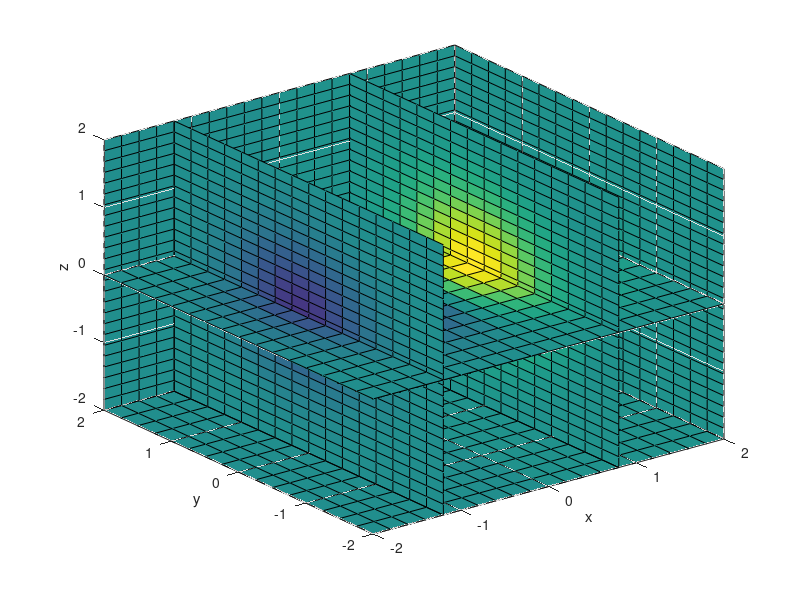

Here is the MATLAB script that generated this plot: (Note: this script raises an error after producing the figure.)
z = peaks(25);
figure
mesh(z)
pause(3)

surf(z)
colormap(jet)    % change color map
pause(3)

surfl(z)
colormap(pink)    % change color map
shading interp    % interpolate colors across lines and faces
pause(3)

contour(z,16)
colormap default    % change color map
pause(3)

x = -2:.2:2;
y = -1:.2:1;

[xx,yy] = meshgrid(x,y);
zz = xx.*exp(-xx.^2-yy.^2);
[px,py] = gradient(zz,.2,.2);

quiver(x,y,px,py)
xlim([-2.5 2.5])    % set limits of x axis
pause(3)

x = -2:.2:2;
y = -2:.25:2;
z = -2:.16:2;

[x,y,z] = meshgrid(x,y,z);
v = x.*exp(-x.^2-y.^2-z.^2);

xslice = [-1.2,.8,2];    % location of y-z planes
yslice = 2;              % location of x-z plane
zslice = [-2,0];         % location of x-y planes

slice(x,y,z,v,xslice,yslice,zslice)
xlabel('x')
ylabel('y')
zlabel('z')
pause(3)

L = 160*membrane(1,100);

f = figure;
ax = axes;
s = surface(L);
s.EdgeColor = 'none';
view(3)
pause(3)

ax.XLim = [1 201];
ax.YLim = [1 201];
ax.ZLim = [-53.4 160];
pause(3)

ax.CameraPosition = [-145.5 -229.7 283.6];
ax.CameraTarget = [77.4 60.2 63.9];
ax.CameraUpVector = [0 0 1];
ax.CameraViewAngle = 36.7;
pause(3)

ax.Position = [0 0 1 1];
ax.DataAspectRatio = [1 1 .9];
pause(3)

l1 = light;
l1.Position = [160 400 80];
l1.Style = 'local';
l1.Color = [0 0.8 0.8];
pause(3)

l2 = light;
l2.Position = [.5 -1 .4];
l2.Color = [0.8 0.8 0];
pause(3)

s.FaceColor = [0.9 0.2 0.2];
pause(3)

s.FaceLighting = 'gouraud';
s.AmbientStrength = 0.3;
s.DiffuseStrength = 0.6;
s.BackFaceLighting = 'lit';
pause(3)

s.SpecularStrength = 1;
s.SpecularColorReflectance = 1;
s.SpecularExponent = 7;
pause(3)

axis off